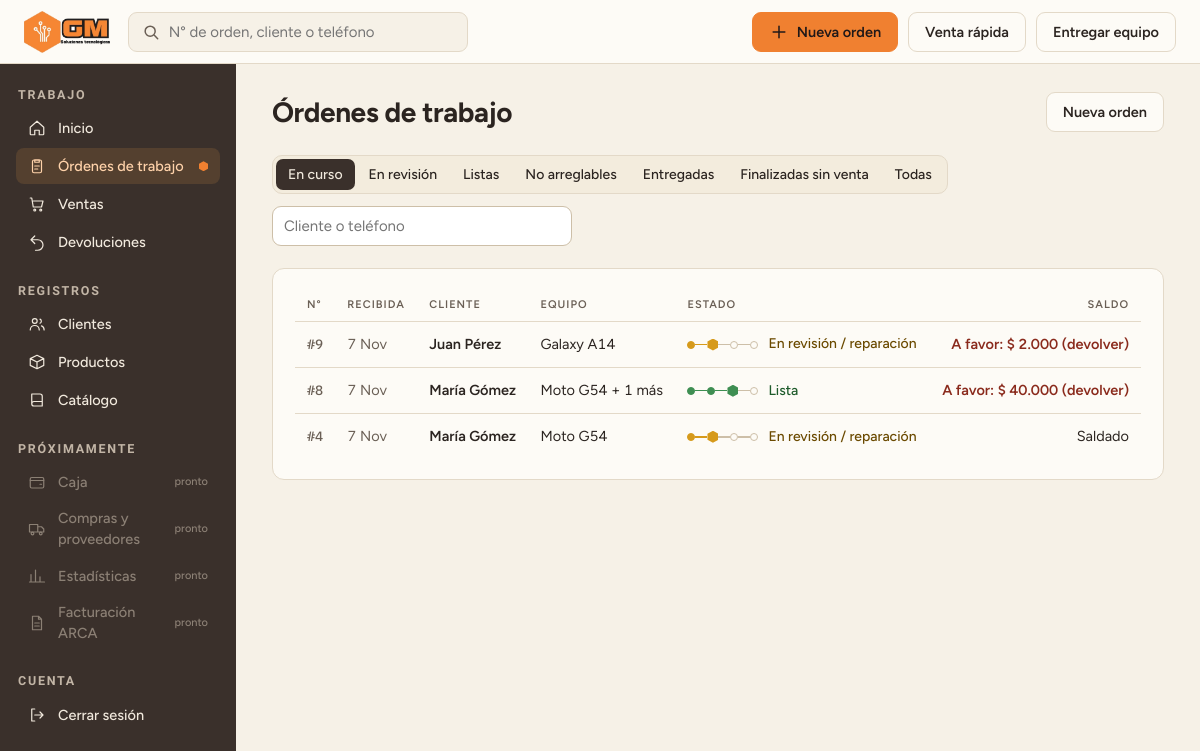
The app's page /ordenes/ (signed in) with its own data.
### catalogo/models.py (models this page shows, shortened)
class OrdenTrabajo(models.Model):
    cliente = models.ForeignKey("Cliente", on_delete=models.PROTECT, related_name="ordenes")
    fecha_recepcion = models.DateTimeField(auto_now_add=True)
    @property
    def estado(self):
        if self.cerrada:
            return 'cerrada'
        equipos = list(self.equipos.all())
        if not equipos:
            return 'pendiente'
        if any(equipo.estado == 'pendiente' for equipo in equipos):
            return 'pendiente'
        if all(equipo.estado == 'no_arreglable' for equipo in equipos):
            if self.monto_retenido == 0:
                return 'finalizada'
            return 'no_arreglable'
        return 'lista'
    @property
    def total(self):
        total = Decimal("0.00")
        for equipo in self.equipos.all():
            if equipo.estado == "no_arreglable":
                continue        # lo que no se arregla no se cobra
            for linea in equipo.lineas_reparacion.all():
                total += linea.subtotal
        for linea in self.lineas_producto.all():
            total += linea.subtotal
        return total
    @property
    def monto_devuelto(self):
        return sum((d.monto for d in self.devoluciones.all() if d.devuelta), Decimal("0.00"))
    @property
    def monto_pagado(self):
        total = Decimal("0.00")
        for pago in self.pagos.all():
            total += pago.monto
        return total - self.monto_devuelto
    @property
    def monto_adeudado(self):
        return self.total - self.monto_pagado
    @property
    def monto_retenido(self):
        if self.cerrada:
            return Decimal("0.00")
        return self.monto_pagado
    @property
    def cerrada(self):
        return hasattr(self, "venta")

class Cliente(models.Model):
    nombre = models.CharField(max_length=120)
    notas = models.TextField(blank=True)
    email = models.EmailField(blank=True)
    direccion = models.CharField(max_length=200, blank=True)
    def __str__(self):
        return self.nombre

class EquipoRecibido(models.Model):
    orden_trabajo = models.ForeignKey(OrdenTrabajo, on_delete=models.CASCADE, related_name="equipos")
    tipo = models.CharField(max_length=20, choices=EQUIPO_RECIBIDO_ORDEN_CHOICES)
    modelo = models.ForeignKey(ModeloEquipo, on_delete=models.PROTECT, related_name="equipos", blank = True, null = True)
    problema = models.TextField(max_length=500)
    tipo_bloqueo = models.CharField(max_length=20, choices=BLOQUEO_CHOICES, default='ninguno')
    clave_bloqueo = models.CharField(max_length=100, blank=True)
    accesorios_dejados = models.TextField(max_length=300, blank = True)
    estado = models.CharField(max_length=20, default= 'pendiente', choices=EQUIPO_ORDEN_ESTADO_CHOICES)

class ModeloEquipo(models.Model):
    nombre = models.CharField(max_length=60)
    marca = models.ForeignKey(Marca, on_delete=models.PROTECT, related_name="modelos",
                              limit_choices_to={"activa": True})
    tipo = models.CharField(max_length=20, choices= MODELO_EQUIPO_TIPO_CHOICES)
    activo = models.BooleanField(default=True)
    class Meta:
        constraints = [
            models.UniqueConstraint(fields=["marca", "nombre"], name="modelo_unico_por_marca")
        ]

class LineaReparacion(models.Model):
    precio_vendido = models.DecimalField(max_digits=10, decimal_places=2, validators=[MinValueValidator(0)])
    nota = models.TextField(max_length=300, blank=True) #opcional
    equipo = models.ForeignKey(EquipoRecibido, on_delete=models.CASCADE, related_name="lineas_reparacion")
    reparacion = models.ForeignKey(Reparacion, on_delete=models.PROTECT, related_name="lineas")
    @property
    def subtotal(self):
        return self.precio_vendido

class Pago(models.Model):
    orden_trabajo = models.ForeignKey(OrdenTrabajo, on_delete=models.PROTECT,related_name="pagos", null = True, blank = True) #null y blank son para que no sea obligatorio, ya que un pago puede ser de una venta directa
    metodo_pago = models.ForeignKey(MetodoPago, on_delete=models.PROTECT, related_name="pagos")
    venta = models.ForeignKey("Venta", on_delete=models.PROTECT, null=True, blank=True, related_name="pagos")
    monto = models.DecimalField(max_digits=10, decimal_places=2, validators=[MinValueValidator(Decimal("0.01"))])
    recargo_porcentaje = models.DecimalField(max_digits= 5, decimal_places=2, blank=True, validators=[MinValueValidator(0)])
    fecha = models.DateTimeField(auto_now_add=True)
    class Meta:
        constraints = [
            models.CheckConstraint(
                condition=(models.Q(orden_trabajo__isnull=False, venta__isnull=True)
                           | models.Q(orden_trabajo__isnull=True, venta__isnull=False)),
                name="pago_orden_o_venta",
            )
        ]

class LineaProductoAbstracta(models.Model):
    cantidad_adquirida = models.PositiveIntegerField(validators=[MinValueValidator(1)])
    precio_vendido = models.DecimalField(max_digits=10, decimal_places = 2, blank=True, validators=[MinValueValidator(0)])
    producto = models.ForeignKey(Producto, on_delete = models.PROTECT, related_name="%(class)ss")
    class Meta:
        abstract = True
    @property
    def subtotal(self):
        if(self.cantidad_adquirida is None or self.precio_vendido is None):
            return 0
        return self.cantidad_adquirida * self.precio_vendido

class LineaProductoOrden(LineaProductoAbstracta):
    orden_trabajo = models.ForeignKey(OrdenTrabajo, on_delete= models.CASCADE, related_name = "lineas_producto")

### web/views.py (the view)
# urls.py: path("ordenes/", views.ordenes, name="ordenes"),
@login_required
def ordenes(request):
    filtro = request.GET.get("estado", "curso")
    q = request.GET.get("q", "").strip()
    numero = q.lstrip("#")
    if numero.isdigit() and len(numero) <= 6 and OrdenTrabajo.objects.filter(pk=int(numero)).exists():
        return redirect("web:orden_detalle", numero=int(numero))
    consulta = (OrdenTrabajo.objects.select_related("cliente", "venta")
                .prefetch_related(*PREFETCH_ORDEN).order_by("-id"))
    if q:
        consulta = consulta.filter(
            Q(cliente__nombre__icontains=q) | Q(cliente__telefonos__numero__icontains=q)).distinct()
    if filtro == "cerrada":
        consulta = consulta.filter(venta__isnull=False)
    elif filtro != "todas":
        consulta = consulta.filter(venta__isnull=True)
    lista = list(consulta)
    if filtro == "curso":
        lista = [o for o in lista if o.estado in EN_CURSO]
    elif filtro in ("pendiente", "lista", "no_arreglable", "finalizada"):
        lista = [o for o in lista if o.estado == filtro]
    pagina = Paginator(lista, 50).get_page(request.GET.get("pagina"))
    return render(request, "web/ordenes/lista.html", {
        "pagina": pagina, "filtros": FILTROS, "filtro": filtro, "q": q,
    })

### catalogo/models.py (called while the page is built)
    @property
    def devuelta(self):
        return self.fecha_devolucion is not None

### web/templatetags/formato.py (called while the page is built)
def _numero(valor):
    texto = f"{abs(valor):,.2f}".replace(",", "X").replace(".", ",").replace("X", ".")
    return texto[:-3] if texto.endswith(",00") else texto

@register.filter
def pesos(valor):
    return f"$ {_numero(valor)}"

@register.filter
def saldo(orden):
    return saldo_monto(orden.monto_adeudado)

@register.filter
def saldo_monto(pendiente):
    if pendiente > 0:
        return f"Debe {pesos(pendiente)}"
    if pendiente < 0:
        return f"A favor: {pesos(pendiente)} (devolver)"
    return "Saldado"

@register.filter
def estado_texto(orden):
    return ESTADOS[orden.estado][0]

@register.filter
def estado_clase(orden):
    return ESTADOS[orden.estado][1]

@register.filter
def pista(orden):
    actual = PASO_ACTUAL[orden.estado]
    pasos = []
    for i in range(4):
        if i < actual:
            pasos.append("hecho")
        elif i == actual:
            pasos.append("actual")
        else:
            pasos.append("")
    return pasos

@register.filter
def equipos_texto(orden):
    nombres = [e.modelo.nombre if e.modelo else e.get_tipo_display() for e in orden.equipos.all()]
    if not nombres:
        return "-"
    return nombres[0] if len(nombres) == 1 else f"{nombres[0]} + {len(nombres) - 1} más"

### web/templates/web/ordenes/lista.html (shortened to what this page needs)
{% extends "web/base.html" %}
{% load formato %}
{% block contenido %}
<div class="head">
<h1>Órdenes de trabajo</h1>
<a class="btn" href="{% url 'web:orden_nueva' %}">Nueva orden</a>
</div>
<form class="filtros" method="get" role="search">
<nav class="segmento" aria-label="Filtrar por estado">
{% for clave, nombre in filtros %}<a href="?estado={{ clave }}{% if q %}&amp;q={{ q|urlencode }}{% endif %}" class="{% if clave == filtro %}on{% endif %}">{{ nombre }}</a>{% endfor %}
</nav>
<input class="entrada" name="q" value="{{ q }}" placeholder="Cliente o teléfono" aria-label="Buscar por cliente o teléfono">
</form>
<section class="panel">
{% if pagina.object_list %}
<div style="overflow-x:auto"><table>
<thead><tr><th>N°</th><th>Recibida</th><th>Cliente</th><th>Equipo</th><th>Estado</th><th class="der">Saldo</th></tr></thead>
<tbody>
{% for o in pagina %}
<tr>
<td class="num"><a href="{% url 'web:orden_detalle' o.id %}"><b>#{{ o.id }}</b></a></td>
<td class="sec">{{ o.fecha_recepcion|date:"j M" }}</td>
<td class="cli"><a class="fila-link" href="{% url 'web:orden_detalle' o.id %}">{{ o.cliente }}</a></td>
<td>{{ o|equipos_texto }}</td>
<td>{% include "web/parciales/pista.html" %}</td>
<td class="der{% if o.monto_adeudado < 0 and not o.cerrada %} afavor{% endif %}">{% if o.cerrada %}<a class="sec" href="{% url 'web:venta_detalle' o.venta.id %}">Venta #{{ o.venta.id }}</a>{% else %}{{ o|saldo }}{% endif %}</td>
</tr>
{% endfor %}
</tbody></table></div>
{% else %}
<p class="vacio">No hay órdenes{% if q %} que coincidan con “{{ q }}”{% endif %}.</p>
{% endif %}
</section>
{% endblock %}

### web/templates/web/parciales/pista.html
{% load formato %}
<span class="pista {{ o|estado_clase }}" title="Recibida · Revisión · Lista · Entregada"><span class="p" aria-hidden="true">{% for paso in o|pista %}{% if not forloop.first %}<span class="s {{ paso }}"></span>{% endif %}<span class="n {{ paso }}"></span>{% endfor %}</span><span class="t">{{ o|estado_texto }}</span></span>

### web/static/web/css/gmsol.css (style rules this page uses)
:root { --bg:#F6F1E7; --surface:#FDFBF6; --line:#E0D6C3; --ink:#2B2420; --muted:#6A5F55; --hover:#F3ECDD; --cta:#F08030; --ctatxt:#201818; --focus:#A64A00; --navhover:rgba(255,255,255,.09); --font:'Figtree','Segoe UI',sans-serif; --side:#3A302B; --navtxt:#F1E9DD; --sidemuted:#C2B5A6; --sideline:#5A4C43; --active:#54402F; --activetxt:#FFD2AA }
* { box-sizing:border-box }
body { margin:0 }
.head { display:flex;flex-wrap:wrap;gap:16px;align-items:center;justify-content:space-between }
h1 { margin:0;font-size:28px;font-weight:700 }
.btn { display:inline-flex;align-items:center;gap:8px;height:44px;padding:0 18px;border-radius:10px;font:600 16px var(--font);text-decoration:none;border:1px solid var(--line);background:var(--surface);color:var(--ink) }
.panel { background:var(--surface);border:1px solid var(--line);border-radius:14px;padding:20px 22px;display:flex;flex-direction:column;gap:14px }
table { width:100%;border-collapse:collapse;font-size:15.5px }
th { text-align:left;font-size:12.5px;letter-spacing:.05em;text-transform:uppercase;color:var(--muted);padding:8px 12px;border-bottom:1px solid var(--line);font-weight:600;white-space:nowrap }
td { padding:13px 12px;border-bottom:1px solid var(--line) }
tr:last-child td { border-bottom:0 }
.ok { background:#DFF0DF;color:#1E5B2B }
.wip { background:#FCEBC8;color:#6B4A00 }
html,body { background:var(--bg) }

### web/static/web/css/gmsol-v2.css (style rules this page uses)
:root { --cond:'Barlow Condensed','Arial Narrow',sans-serif; --mono:'IBM Plex Mono',ui-monospace,monospace; --line:#E3D9C8; --hex:polygon(50% 0,100% 25%,100% 75%,50% 100%,0 75%,0 25%); }
.search,.btn { height:40px;border-radius:9px }
.btn { font:600 14.5px var(--font);padding:0 16px }
h1 { font-size:28px;font-weight:700;letter-spacing:-.015em }
.panel { border-radius:12px;padding:20px 22px }
table { font-size:14.5px;font-variant-numeric:tabular-nums }
th { font-size:11px;letter-spacing:.09em;font-weight:600 }
td { padding:12px }
td.num b { font-family:var(--mono);font-weight:500;font-size:13.5px;color:var(--muted) }
td.cli { font-weight:600 }
th.der,td.der { text-align:right }
td.afavor,td.perdida { color:#8A2A1C;font-weight:600 }
.pista { display:inline-flex;align-items:center;gap:10px;background:none;--c:#D69A1B }
.pista.ok { --c:#3E8E52 }
.pista .p { display:inline-flex;align-items:center }
.pista .n { width:8px;height:8px;border-radius:50%;border:1.5px solid #CDBFA8;box-sizing:border-box;flex:none }
.pista .s { width:12px;height:1.5px;background:#CDBFA8;flex:none }
.pista .n.hecho { background:var(--c);border-color:var(--c) }
.pista .s.hecho,.pista .s.actual { background:var(--c) }
.pista .n.actual { width:11px;height:12px;border:0;border-radius:0;background:var(--c);clip-path:var(--hex) }
.pista .t { font-size:14px;font-weight:500;color:#6B4A00;white-space:nowrap }
.pista.ok .t { color:#1E5B2B }
.sec { color:var(--muted) }
.migas a,.enlace,.ayuda a,td a.fila-link { color:var(--focus) }
td a.fila-link { color:var(--ink);text-decoration:none }
td.num a { text-decoration:none }
input[type=text],input[type=number],input[type=search],input:not([type]),select,textarea,.entrada { font:inherit;font-size:15px;color:var(--ink);background:#fff;border:1px solid #CDBFA8;border-radius:9px; padding:0 11px;height:40px;width:100%;min-width:0 }
.segmento { display:inline-flex;flex-wrap:wrap;gap:2px;padding:3px;background:var(--hover);border:1px solid var(--line);border-radius:10px }
.segmento a,.segmento button,.segmento label { border:0;background:none;font:500 14px var(--font);color:var(--ink);padding:7px 12px;border-radius:7px;text-decoration:none;cursor:pointer;white-space:nowrap }
.segmento .on,.segmento input:checked+label { background:var(--side);color:var(--navtxt) }
.filtros { display:flex;flex-wrap:wrap;gap:12px;align-items:center }
.filtros .entrada { max-width:300px }

### records on screen
OrdenTrabajo: id "9", fecha_recepcion "7 Nov", cliente "Juan Pérez", id.nombre "Galaxy A14", id.estado "En revisión / reparación", id.monto "A favor: $ 2.000 (devolver)"
OrdenTrabajo: id "8", fecha_recepcion "7 Nov", cliente "María Gómez", id.nombre "Moto G54 + 1 más", id.estado "Lista", id.monto "A favor: $ 40.000 (devolver)"
OrdenTrabajo: id "4", fecha_recepcion "7 Nov", cliente "María Gómez", id.nombre "Moto G54", id.estado "En revisión / reparación", id.monto "Saldado"

### other values on screen
{{ nombre }} "En curso" "En revisión" "Listas" "No arreglables" "Entregadas" "Finalizadas sin venta" "Todas"
